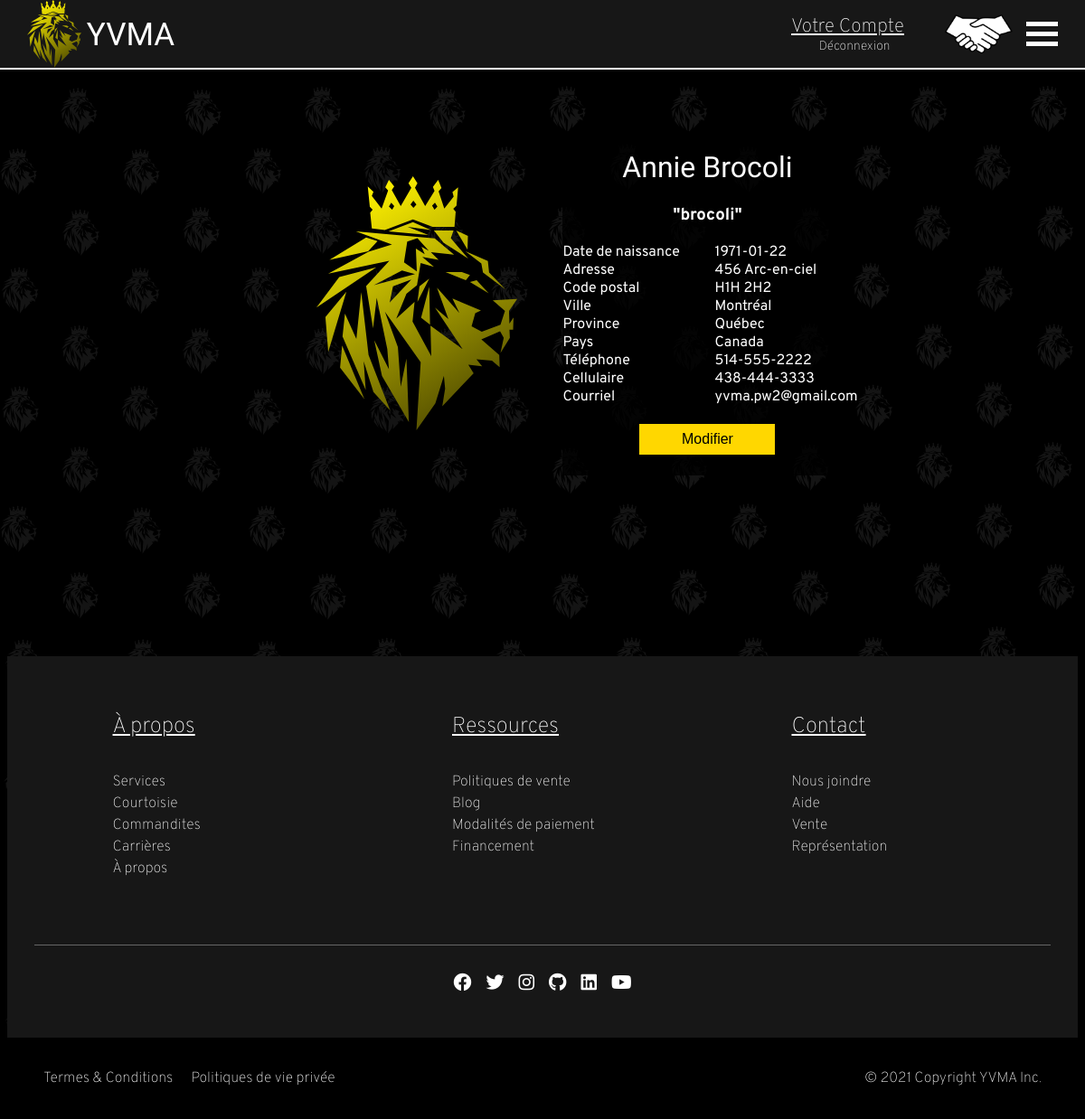
/VEHICULES_DOCCASION_INC/index.php?Utilisateur&action=compte (signed in), run on the app's committed database.
### tables this page shows
CREATE TABLE utilisateur (
	idUtilisateur SMALLINT UNSIGNED AUTO_INCREMENT,
	prenom VARCHAR(50) NOT NULL,
	nom VARCHAR(50) NOT NULL,
	dateNaissance DATE NOT NULL,
	adresse VARCHAR(60) NOT NULL,
	codePostal CHAR(7) NOT NULL,
	telephone CHAR(12) NOT NULL,
	cellulaire CHAR(12),
	courriel VARCHAR(60) NOT NULL,
	pseudonyme VARCHAR(20) UNIQUE NOT NULL,
	motDePasse VARCHAR(250) NOT NULL,
	codeOubliMDP VARCHAR(250),
	dateExpirationCode DATE,
	villeId SMALLINT UNSIGNED NOT NULL,
	privilegeId SMALLINT UNSIGNED NOT NULL,
	visibilite BOOLEAN NOT NULL,
	PRIMARY KEY(idUtilisateur),
	FOREIGN KEY(villeId) REFERENCES ville(idVille),
	FOREIGN KEY(privilegeId) REFERENCES privilege(idPrivilege)
);

CREATE TABLE ville (
	idVille SMALLINT UNSIGNED AUTO_INCREMENT,
	nomVilleFR VARCHAR(50) NOT NULL,
	nomVilleEN VARCHAR(50) NOT NULL,
	provinceCode CHAR(2) NOT NULL,
	visibilite BOOLEAN NOT NULL,
	PRIMARY KEY(idVille),
	FOREIGN KEY(provinceCode) REFERENCES province(codeProvince)
);

CREATE TABLE province (
	codeProvince CHAR(2),
	nomProvinceFR VARCHAR(50) NOT NULL,
	nomProvinceEN VARCHAR(50) NOT NULL,
	paysId SMALLINT UNSIGNED NOT NULL,
	visibilite BOOLEAN NOT NULL,
	PRIMARY KEY(codeProvince),
	FOREIGN KEY(paysId) REFERENCES pays(idPays)
);

CREATE TABLE pays (
	idPays SMALLINT UNSIGNED AUTO_INCREMENT,
	nomPaysFR VARCHAR(50) NOT NULL,
	nomPaysEN VARCHAR(50) NOT NULL,
	visibilite BOOLEAN NOT NULL,
	PRIMARY KEY(idPays)
);

### VEHICULES_DOCCASION_INC/index.php (called while the page is built, shortened)
<?php
    function mon_autoloader($classe) {
        $repertoires = array(RACINE . "controleurs/",
						RACINE . "modeles/",
						RACINE . "vues/");
        foreach ($repertoires as $rep) {
            if (file_exists($rep . $classe . ".php")) {
                return;
            }
        }
    }
	Routeur::route();
?>

### VEHICULES_DOCCASION_INC/modeles/TemplateDAO.php (called while the page is built, shortened)
<?php
	abstract class TemplateDAO {
		public function __construct() {
			$this->connexion = new PDO("mysql:host=localhost;dbname=concessionnaire", "root", "");
		}
	}
?>

### VEHICULES_DOCCASION_INC/modeles/Modele_Utilisateur.php (called while the page is built, shortened)
<?php
	class Modele_Utilisateur extends TemplateDAO {
        public function obtenir_utilisateur($id) {
            $requete = "SELECT idUtilisateur, prenom, nom, dateNaissance, adresse, codePostal, telephone,
                cellulaire, courriel, pseudonyme, motDePasse, idVille, nomVilleFR, nomVilleEN, codeProvince,
                nomProvinceFR, nomProvinceEN, idPays, nomPaysFR, nomPaysEN, privilegeId, nomPrivilegeFR,
                nomPrivilegeEN FROM utilisateur JOIN ville ON villeId = idVille
                JOIN province ON provinceCode = codeProvince JOIN pays ON paysId = idPays
                JOIN privilege ON privilegeId = idPrivilege WHERE idUtilisateur = :id";
            $requetePreparee = $this -> connexion -> prepare($requete);
            $requetePreparee -> bindParam(":id", $id);
            $requetePreparee -> execute();
            $requetePreparee -> setFetchMode(PDO::FETCH_CLASS | PDO::FETCH_PROPS_LATE, 'Utilisateur');
            return $requetePreparee -> fetch();
        }
        public function obtenir_par_pseudonyme($pseudonyme) {
            $requete = "SELECT * FROM utilisateur WHERE pseudonyme = :ps";
            $requetePreparee = $this -> connexion -> prepare($requete);
            $requetePreparee -> bindParam(":ps", $pseudonyme);
            $requetePreparee -> execute();
			$utilisateur = $requetePreparee -> fetch();
            return $utilisateur;
        }
	}
?>

### VEHICULES_DOCCASION_INC/modeles/Utilisateur.php (called while the page is built, shortened)
<?php
    class Utilisateur {
        public function __construct($id = 0, $prenom = "", $nom = "", $dateNaissance = "", $adresse = "",
                                    $codePostal = "", $telephone = "", $cellulaire = "", $courriel = "",
                                    $pseudonyme = "", $motDePasse = "", $villeId = 0, $privilegeId = 0,
                                    $visibilite = 1, $nomVilleFR = "", $nomVilleEN = "", $codeProvince = "",
                                    $nomProvinceFR = "", $nomProvinceEN = "", $idPays = 0, $nomPaysFR = "",
                                    $nomPaysEN = "", $nomPrivilegeFR = "", $nomPrivilegeEN = "") {
            $this -> prenom = $prenom;
            $this -> nom = $nom;
            $this -> dateNaissance = $dateNaissance;
            $this -> adresse = $adresse;
            $this -> codePostal = $codePostal;
            $this -> telephone = $telephone;
            $this -> cellulaire = $cellulaire;
            $this -> courriel = $courriel;
            $this -> pseudonyme = $pseudonyme;
            $this -> nomVilleFR = $nomVilleFR;
            $this -> nomProvinceFR = $nomProvinceFR;
            $this -> nomPaysFR = $nomPaysFR;
        }
        public function getPrenom() {
            return $this -> prenom;
        }
        public function getNom() {
            return $this -> nom;
        }
        public function getDateNaissance() {
            return $this -> dateNaissance;
        }
        public function getAdresse() {
            return $this -> adresse;
        }
        public function getCodePostal() {
            return $this -> codePostal;
        }
        public function getTelephone() {
            return $this -> telephone;
        }
        public function getCellulaire() {
            return $this -> cellulaire;
        }
        public function getCourriel() {
            return $this -> courriel;
        }
        public function getPseudonyme() {
            return $this -> pseudonyme;
        }
        public function getNomVilleFR() {
            return $this -> nomVilleFR;
        }
        public function getNomProvinceFR() {
            return $this -> nomProvinceFR;
        }
        public function getNomPaysFR() {
            return $this -> nomPaysFR;
        }
    }
?>

### VEHICULES_DOCCASION_INC/vues/Compte.php (the view)
<?php $utilisateur = $data["utilisateur"] ?>
<div class="compteWrapper">
    <img class="logoCompte" src="assets/logo_icones/YVMA_logo_gold.svg">
    <div class="compte">
        <h1><?= $utilisateur -> getPrenom() . " " . $utilisateur -> getNom() ?></h1>
        <h3>"<?= $utilisateur -> getPseudonyme() ?>"</h3>
        <div class="compteColumns">
            <div>Date de naissance</div>
            <div>Adresse</div>
            <div>Code postal</div>
            <div>Ville</div>
            <div>Province</div>
            <div>Pays</div>
            <div>Téléphone</div>
            <div>Cellulaire</div>
            <div>Courriel</div>
            <div><?= $utilisateur -> getDateNaissance() ?></div>
            <div><?= $utilisateur -> getAdresse() ?></div>
            <div><?= $utilisateur -> getCodePostal() ?></div>
            <div><?= $utilisateur -> getNomVilleFR() ?></div>
            <div><?= $utilisateur -> getNomProvinceFR() ?></div>
            <div><?= $utilisateur -> getNomPaysFR() ?></div>
            <div><?= $utilisateur -> getTelephone() ?></div>
            <div><?= $utilisateur -> getCellulaire() ?></div>
            <div><?= $utilisateur -> getCourriel() ?></div>
        </div><br>
        <a href="index.php?Utilisateur&action=formulaireModifierUtilisateur"><button class="button" type="submit" value="Enregistrer">Modifier</button></a>
    </div>
</div>

### VEHICULES_DOCCASION_INC/assets/styles/styles.css (style rules this page uses)
* { color: white; }
body { max-width: 100%; height: 100vh; min-height: 100vh; margin-top: calc(75px - 30px); box-sizing: border-box; font-family: 'Overpass', sans-serif; overflow-x: hidden; background-image: url(../images/lionBG.svg); background-size: cover; }
h1 { font-family: Marcellus SC; font-style: normal; font-weight: normal; text-align: center; color: white; }
a { text-decoration: none; }
button { -webkit-appearance: none; -moz-appearance: none; border: none; border-radius: 0; cursor: pointer; outline: none; padding: .5em 20px; transition: background-color .3s ease; width: fit-content; }

### VEHICULES_DOCCASION_INC/assets/styles/admin.css (style rules this page uses)
body { background-color: black; background-size: cover; background-attachment: fixed; background-position-y: 75px; overflow-x: hidden; }

### VEHICULES_DOCCASION_INC/assets/styles/compte.css (style rules this page uses)
.compteWrapper { padding-top: 100px; padding-bottom: 200px; min-width: 600px; text-align: center; display: flex; margin: auto; width: 45%; }
.logoCompte { height: 281px; padding: 50px; }
.compte { background: rgba(0, 0, 0, 0.8); max-width: 320px; text-decoration: none; }
.compteColumns { column-count: 2; text-align: left; }
.button { display: block; color: rgb(0, 0, 0); font-size: 1em; background: #FFD700; width: 150px; margin: 0 auto; border-radius: 0px; box-shadow: 0 0 8px 1px rgb(0 0 0 / 70%); }

### data on the page
utilisateur: prenom "Annie", nom "Brocoli", pseudonyme "brocoli", dateNaissance "1971-01-22", adresse "456 Arc-en-ciel", codePostal "H1H 2H2", villeId.nomVilleFR "Montréal", province.nomProvinceFR "Québec", pays.nomPaysFR "Canada", telephone "514-555-2222", cellulaire "438-444-3333", courriel "yvma.pw2@gmail.com"
